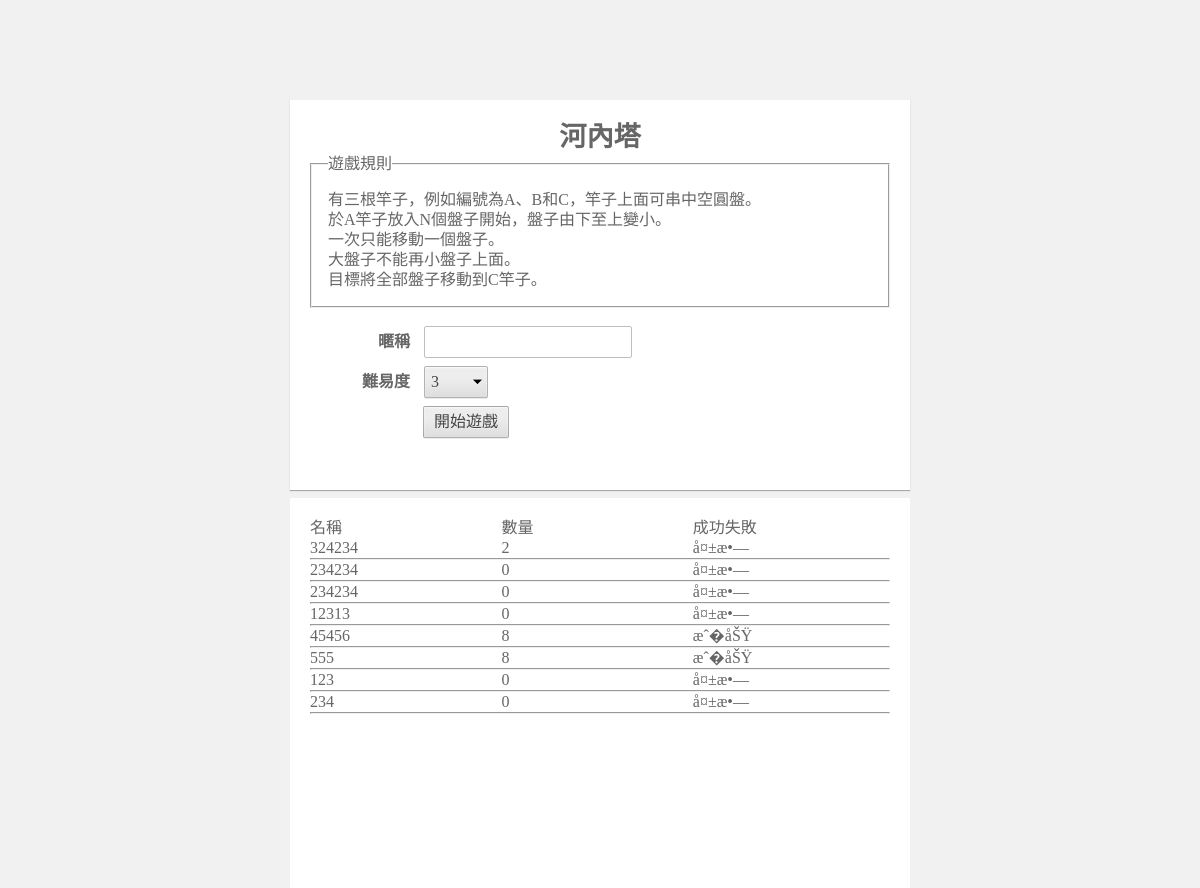
Screenshot of /web04_C/index.php with the database file from the repository.
### tables this page shows
CREATE TABLE IF NOT EXISTS `data` (
  `id` int(255) NOT NULL,
  `name` text NOT NULL,
  `num` text NOT NULL,
  `over` text NOT NULL,
  `my` text NOT NULL
);

### web04_C/index.php (the view, shortened to what this page needs)
<!DOCTYPE html>
<html>
<?
$mq=mysql_query;
$mfa=mysql_fetch_array;
?>
<head>
	<link href="assets/css/style.css" rel="stylesheet"/>
	<link href="assets/css/widgets.css" rel="stylesheet"/>
</head>
<body>
<div id="container-game" style="width:620px !important">
	<div class="row">
		<div class="layout">
			<h2>河內塔</h2>
			<fieldset id="rule">
				<legend>遊戲規則</legend>
				<div>有三根竿子，例如編號為A、B和C，竿子上面可串中空圓盤。
於A竿子放入N個盤子開始，盤子由下至上變小。
一次只能移動一個盤子。
大盤子不能再小盤子上面。
目標將全部盤子移動到C竿子。
				</div>
			</fieldset>
			<div class="game" style="margin-top:10px">
				<form action="game.php" method="GET">
					<div class="row">
						<label for="nickname">暱稱</label>
						<input type="text" id="nickname" name="nickname" required/>
					</div>
					<div class="row">
						<label for="difficulty">難易度</label>
						<select id="difficulty" name="difficulty">
							<option value="3">3</option>
						</select>
					</div>
					<button type="submit" style="margin-left:113px">開始遊戲</button>
				</form>
			</div>
		</div>
	</div>
        <div class="layout" style="margin:auto">
        <DIV class="op">
            <span>名稱</span><span>數量</span><span>成功失敗</span>
		</DIV>
		<?
            $sql=$mq("SELECT * FROM `data` ORDER BY `data`.`id` DESC");
            while($echo=$mfa($sql)){
        ?>
            <div class="op">
                <span><?=$echo['name']?></span><span><?=$echo['num']?></span><span><?=$echo['over']?></span>
                <hr>
            </div>
        <?
            }
        ?>
    </div>
</div>
</body>
</html>

### web04_C/assets/css/style.css (style rules this page uses)
html { font:16px/1.25 "Microsoft Yahei" }
* { padding:0;margin:0;outline:0 }
body { background:#f1f1f1;color:#666 }
#container,#container-game { height:auto;width:620px;margin:100px auto 0;box-shadow:0 1px 1px #aaa }
#container-game { width:800px!important }
#container:after,#container:before,.game:after,.game:before,.row:after,.row:before { display:table;content:'' }
#container:after,.game:after,.row:after { clear:both }
.layout { background:#fff;padding:20px;height:350px;width:580px;float:left }
.game { margin-top:60px }
h1,h2,h3,h4 { text-align:center }
h2 { font-size:1.7em }
.row { margin:.5em 0 }
#rule { padding:1em }
.row label { width:100px;font-weight:700;text-align:right;display:inline-block;margin-right:10px }
#rule>div { white-space: pre-line; }

### web04_C/assets/css/widgets.css (style rules this page uses)
.op span { width:33%; display:inline-block; }
:-webkit-any(button, input[type='button'], input[type='submit']):not(.custom-appearance), select, input[type='checkbox'], input[type='radio'] { -webkit-appearance: none; -webkit-user-select: none; background-image: -webkit-linear-gradient(#ededed, #ededed 38%, #dedede); border: 1px solid rgba(0, 0, 0, 0.25); border-radius: 2px; box-shadow: 0 1px 0 rgba(0, 0, 0, 0.08), inset 0 1px 2px rgba(255, 255, 255, 0.75); color: #444; font: inherit; margin: 0 1px 0 0; outline: none; text-shadow: 0 1px 0 rgb(240, 240, 240); }
:-webkit-any(button, input[type='button'], input[type='submit']):not(.custom-appearance), select { min-height: 2em; min-width: 4em; padding-bottom: 1px; }
:-webkit-any(button, input[type='button'], input[type='submit']):not(.custom-appearance) { -webkit-padding-end: 10px; -webkit-padding-start: 10px; }
select { -webkit-appearance: none; -webkit-padding-end: 20px; -webkit-padding-start: 6px; background-position: right center; background-repeat: no-repeat; }
input[type='number'], input[type='password'], input[type='search'], input[type='text'], input[type='url'], input:not([type]), textarea { border: 1px solid #bfbfbf; border-radius: 2px; box-sizing: border-box; color: #444; font: inherit; margin: 0; min-height: 2em; padding: 3px; outline: none; padding-bottom: 4px; }

### rows the page displays
data: name "324234", num "2", over "å¤±æ•—"
data: name "234234", num "0", over "å¤±æ•—"
data: name "234234", num "0", over "å¤±æ•—"
data: name "12313", num "0", over "å¤±æ•—"
data: name "45456", num "8", over "æˆ�åŠŸ"
data: name "555", num "8", over "æˆ�åŠŸ"
data: name "123", num "0", over "å¤±æ•—"
data: name "234", num "0", over "å¤±æ•—"
